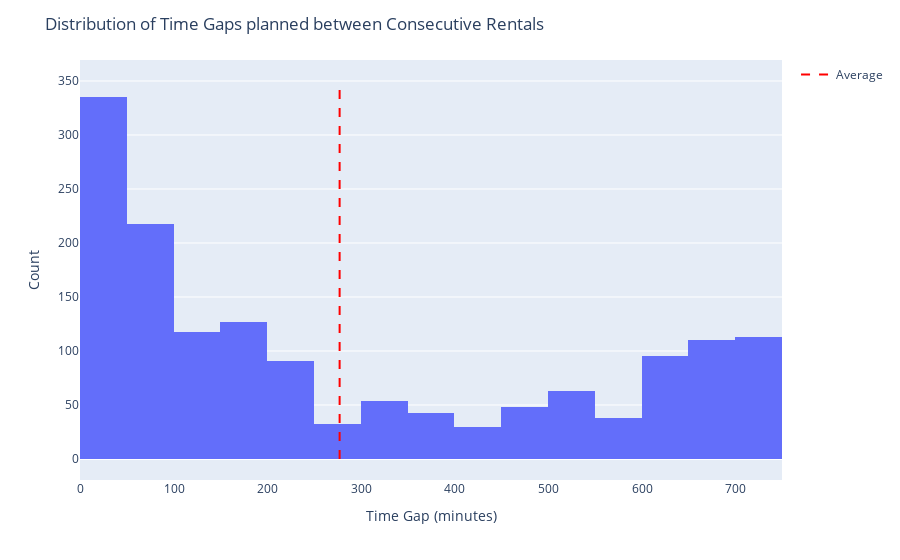

Here is the notebook cell this chart was saved with:
### Markdown cell above
### Overview of timegaps ###

### Code cell
# Analyzing time_delta_with_previous_rental_in_minutes
print("Timegap is the time expected between 2 rentals.")
df_timegaps = sorted_delay.dropna(subset='time_delta_with_previous_rental_in_minutes')
print(f"This variable has only {len(df_timegaps)} values, so we create a new dataset df_timegaps")
average_time_gap = df_timegaps['time_delta_with_previous_rental_in_minutes'].mean()

# Distribution of time gaps
fig = px.histogram(df_timegaps, x='time_delta_with_previous_rental_in_minutes')
# Add the average line
fig.add_trace(go.Scatter(x=[average_time_gap, average_time_gap],y=[0, 350],mode='lines',line=dict(color='red', dash='dash'),name='Average'))
fig.update_layout(title="Distribution of Time Gaps planned between Consecutive Rentals",xaxis_title="Time Gap (minutes)",yaxis_title="Count",showlegend=True)
fig.show()

print(f"In average, there is {round(average_time_gap / 60)}h time gap between consecutive rentals.")

# Short turnaround times:
short_turnaround = df_timegaps[df_timegaps['time_delta_with_previous_rental_in_minutes'] < 60]
percentage_short_turnaround = 100 * len(short_turnaround) / len(df_timegaps)
print(f"The most encountered situation is a short turnaround (less than 1h): {round(percentage_short_turnaround)}% of rentals with a timegap.")

### Figure 1 — Plotly figure (JSON) as saved in the notebook; plotly's stock layout.template omitted (floating-point values rounded to 4 significant figures; data arrays with more than 128 entries replaced by an {"elided": "..."} marker saying what was removed)
{"data": [{"alignmentgroup": "True", "bingroup": "x", "hovertemplate": "time_delta_with_previous_rental_in_minutes=%{x}<br>count=%{y}<extra></extra>", "legendgroup": "", "marker": {"color": "#636efa"}, "name": "", "offsetgroup": "", "orientation": "v", "showlegend": false, "type": "histogram", "x": {"elided": "1515 int values"}, "xaxis": "x", "yaxis": "y"}, {"line": {"color": "red", "dash": "dash"}, "mode": "lines", "name": "Average", "type": "scatter", "x": [276.9, 276.9], "y": [0, 350]}], "layout": {"barmode": "relative", "legend": {"tracegroupgap": 0}, "margin": {"t": 60}, "showlegend": true, "title": {"text": "Distribution of Time Gaps planned between Consecutive Rentals"}, "xaxis": {"anchor": "y", "domain": [0, 1], "title": {"text": "Time Gap (minutes)"}}, "yaxis": {"anchor": "x", "domain": [0, 1], "title": {"text": "Count"}}}}
